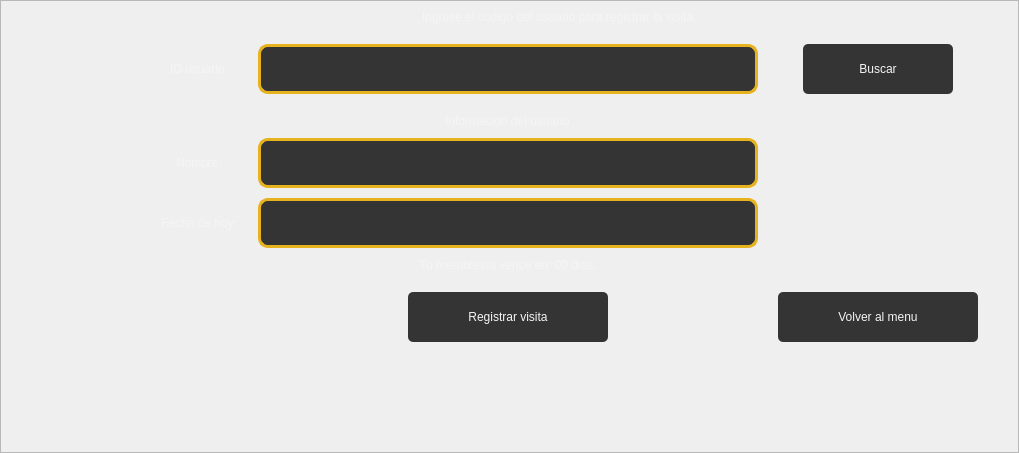
            <widget class="QWidget" name="pagina_visita">
             <layout class="QHBoxLayout" name="horizontalLayout_7">
              <property name="spacing">
               <number>0</number>
              </property>
              <property name="leftMargin">
               <number>0</number>
              </property>
              <property name="topMargin">
               <number>0</number>
              </property>
              <property name="rightMargin">
               <number>0</number>
              </property>
              <property name="bottomMargin">
               <number>0</number>
              </property>
              <item>
               <widget class="QFrame" name="frame_11">
                <property name="styleSheet">
                 <string notr="true">font: 87 16pt &quot;Arial Black&quot;;
color: whitesmoke;</string>
                </property>
                <property name="frameShape">
                 <enum>QFrame::StyledPanel</enum>
                </property>
                <property name="frameShadow">
                 <enum>QFrame::Raised</enum>
                </property>
                <layout class="QGridLayout" name="gridLayout">
                 <property name="leftMargin">
                  <number>100</number>
                 </property>
                 <property name="rightMargin">
                  <number>0</number>
                 </property>
                 <property name="bottomMargin">
                  <number>100</number>
                 </property>
                 <property name="horizontalSpacing">
                  <number>20</number>
                 </property>
                 <property name="verticalSpacing">
                  <number>10</number>
                 </property>
                 <item row="3" column="4" alignment="Qt::AlignHCenter">
                  <widget class="QLabel" name="label_8">
                   <property name="maximumSize">
                    <size>
                     <width>16777215</width>
                     <height>30</height>
                    </size>
                   </property>
                   <property name="text">
                    <string>Información del usuario</string>
                   </property>
                  </widget>
                 </item>
                 <item row="0" column="0" colspan="8" alignment="Qt::AlignHCenter">
                  <widget class="QLabel" name="label_2">
                   <property name="text">
                    <string>Ingrese el código del usuario para registrar la visita.</string>
                   </property>
                  </widget>
                 </item>
                 <item row="1" column="5" alignment="Qt::AlignHCenter">
                  <widget class="QPushButton" name="Buscar_Visita_3">
                   <property name="minimumSize">
                    <size>
                     <width>150</width>
                     <height>70</height>
                    </size>
                   </property>
                   <property name="maximumSize">
                    <size>
                     <width>16777215</width>
                     <height>16777215</height>
                    </size>
                   </property>
                   <property name="cursor">
                    <cursorShape>PointingHandCursor</cursorShape>
                   </property>
                   <property name="styleSheet">
                    <string notr="true">QPushButton{
	background-color: #343434;
	font: 87 14pt &quot;Arial Black&quot;;
	color: whitesmoke;
	border-radius: 5px;
	border: .5px solid #e6b31e;
	margin: 10 px;
	right-margin: 10px;
}

QPushButton:hover{
	background-color: #e6b31e;
	font: 87 14pt &quot;Arial Black&quot;;
	color: whitesmoke;
	border-radius: 5px;
	border: 1.5px solid #343434;
	margin: 10 px;
	right-margin: 10px;
}
</string>
                   </property>
                   <property name="text">
                    <string>Buscar</string>
                   </property>
                  </widget>
                 </item>
                 <item row="9" column="4" alignment="Qt::AlignHCenter">
                  <widget class="QPushButton" name="Buscar_Visita_4">
                   <property name="minimumSize">
                    <size>
                     <width>200</width>
                     <height>70</height>
                    </size>
                   </property>
                   <property name="cursor">
                    <cursorShape>PointingHandCursor</cursorShape>
                   </property>
                   <property name="styleSheet">
                    <string notr="true">QPushButton{
	background-color: #343434;
	font: 87 14pt &quot;Arial Black&quot;;
	color: whitesmoke;
	border-radius: 5px;
	border: .5px solid #e6b31e;
	margin: 10 px;
	right-margin: 10px;
}

QPushButton:hover{
	background-color: #e6b31e;
	font: 87 14pt &quot;Arial Black&quot;;
	color: whitesmoke;
	border-radius: 5px;
	border: 1.5px solid #343434;
	margin: 10 px;
	right-margin: 10px;
}
</string>
                   </property>
                   <property name="text">
                    <string>Registrar visita</string>
                   </property>
                  </widget>
                 </item>
                 <item row="9" column="5" alignment="Qt::AlignRight">
                  <widget class="QPushButton" name="Buscar_Visita_5">
                   <property name="minimumSize">
                    <size>
                     <width>200</width>
                     <height>70</height>
                    </size>
                   </property>
                   <property name="cursor">
                    <cursorShape>PointingHandCursor</cursorShape>
                   </property>
                   <property name="styleSheet">
                    <string notr="true">QPushButton{
	background-color: #343434;
	font: 87 14pt &quot;Arial Black&quot;;
	color: whitesmoke;
	border-radius: 5px;
	border: .5px solid #e6b31e;
	margin: 10 px;
	right-margin: 10px;
}

QPushButton:hover{
	background-color: #e6b31e;
	font: 87 14pt &quot;Arial Black&quot;;
	color: whitesmoke;
	border-radius: 5px;
	border: 1.5px solid #343434;
	margin: 10 px;
	right-margin: 10px;
}
</string>
                   </property>
                   <property name="text">
                    <string>Volver al menu</string>
                   </property>
                  </widget>
                 </item>
                 <item row="7" column="4" alignment="Qt::AlignHCenter">
                  <widget class="QLabel" name="label_12">
                   <property name="text">
                    <string>Tu membresía vence en: 00 dias.</string>
                   </property>
                   <property name="alignment">
                    <set>Qt::AlignCenter</set>
                   </property>
                  </widget>
                 </item>
                 <item row="6" column="4" alignment="Qt::AlignHCenter">
                  <widget class="QPlainTextEdit" name="plainTextEdit_3">
                   <property name="minimumSize">
                    <size>
                     <width>500</width>
                     <height>50</height>
                    </size>
                   </property>
                   <property name="maximumSize">
                    <size>
                     <width>16777215</width>
                     <height>50</height>
                    </size>
                   </property>
                   <property name="styleSheet">
                    <string notr="true">background-color: #343434;
font: 87 14pt &quot;Arial Black&quot;;
color: whitesmoke;
border: 3px solid #e6b31e;
border-radius: 10px;</string>
                   </property>
                  </widget>
                 </item>
                 <item row="4" column="4" alignment="Qt::AlignHCenter">
                  <widget class="QPlainTextEdit" name="plainTextEdit_2">
                   <property name="minimumSize">
                    <size>
                     <width>500</width>
                     <height>50</height>
                    </size>
                   </property>
                   <property name="maximumSize">
                    <size>
                     <width>16777215</width>
                     <height>50</height>
                    </size>
                   </property>
                   <property name="styleSheet">
                    <string notr="true">background-color: #343434;
font: 87 14pt &quot;Arial Black&quot;;
color: whitesmoke;
border: 3px solid #e6b31e;
border-radius: 10px;</string>
                   </property>
                  </widget>
                 </item>
                 <item row="1" column="4" alignment="Qt::AlignHCenter">
                  <widget class="QPlainTextEdit" name="plainTextEdit">
                   <property name="minimumSize">
                    <size>
                     <width>500</width>
                     <height>50</height>
                    </size>
                   </property>
                   <property name="maximumSize">
                    <size>
                     <width>16777215</width>
                     <height>50</height>
                    </size>
                   </property>
                   <property name="styleSheet">
                    <string notr="true">background-color: #343434;
font: 87 14pt &quot;Arial Black&quot;;
color: whitesmoke;
border: 3px solid #e6b31e;
border-radius: 10px;
</string>
                   </property>
                   <property name="plainText">
                    <string/>
                   </property>
                  </widget>
                 </item>
                 <item row="1" column="3" alignment="Qt::AlignHCenter">
                  <widget class="QLabel" name="label_6">
                   <property name="text">
                    <string>ID usuario:</string>
                   </property>
                  </widget>
                 </item>
                 <item row="4" column="3" alignment="Qt::AlignHCenter">
                  <widget class="QLabel" name="label_10">
                   <property name="text">
                    <string>Nombre:</string>
                   </property>
                  </widget>
                 </item>
                 <item row="6" column="3" alignment="Qt::AlignHCenter">
                  <widget class="QLabel" name="label_11">
                   <property name="text">
                    <string>Fecha de hoy:</string>
                   </property>
                  </widget>
                 </item>
                </layout>
               </widget>
              </item>
             </layout>
            </widget>
